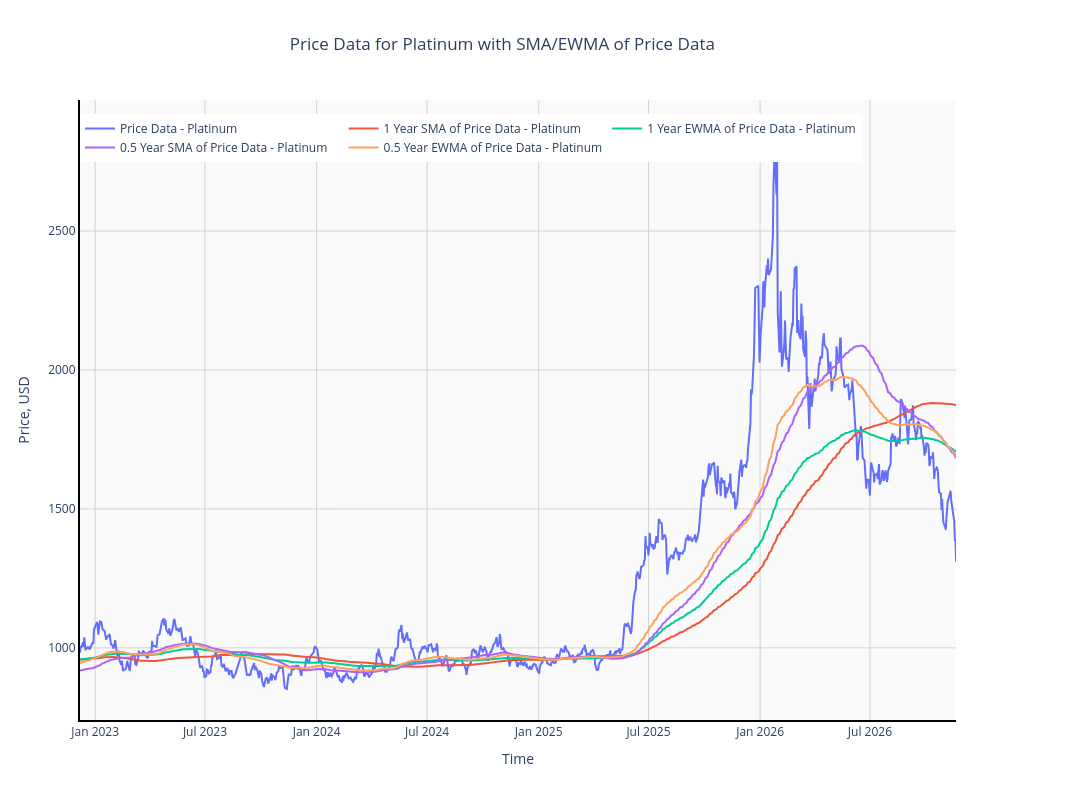

Write notebook code for a chart like this one.
### Markdown cell above
# Price History - Platinum

### Code cell
# PLOT DATA
fig = make_subplots(specs = [[{"secondary_y": True}]])

fig.add_trace(
    go.Scatter(
        x = met3Data.index[-dataRang:], 
        y = met3Data['price'][-dataRang:], 
        name = 'Price Data - Platinum'
    ), 
    secondary_y = False
)

fig.add_trace(
    go.Scatter(
        x = met3Data.index[-dataRang:], 
        y = met3Data['1year_price_sma'][-dataRang:], 
        name = '1 Year SMA of Price Data - Platinum'
    ), 
    secondary_y = False
)

fig.add_trace(
    go.Scatter(
        x = met3Data.index[-dataRang:], 
        y = met3Data['1year_price_ewma'][-dataRang:], 
        name = '1 Year EWMA of Price Data - Platinum'
    ), 
    secondary_y = False
)

fig.add_trace(
    go.Scatter(
        x = met3Data.index[-dataRang:], 
        y = met3Data['0.5year_price_sma'][-dataRang:], 
        name = '0.5 Year SMA of Price Data - Platinum'
    ), 
    secondary_y = False
)

fig.add_trace(
    go.Scatter(
        x = met3Data.index[-dataRang:], 
        y = met3Data['0.5year_price_ewma'][-dataRang:], 
        name = '0.5 Year EWMA of Price Data - Platinum'
    ), 
    secondary_y = False
)

fig.update_layout(
    width = 1600,
    height = 800,
    paper_bgcolor = 'White',
    plot_bgcolor = '#fafafa',
    hovermode = 'closest',
    title_text = 'Price Data for Platinum with SMA/EWMA of Price Data',
    title_x = 0.46,
    xaxis = dict(title = 'Time'),
    yaxis = dict(title = 'Price, USD'),
    showlegend = True,
    legend = dict(orientation = 'h', yanchor = 'bottom', y = 0.9, xanchor = 'left', x = 0.0)
)

fig.update_xaxes(
    showline = True, 
     linewidth = 2, 
     linecolor = 'Black',
     showgrid = True,
     gridwidth = 1,
     gridcolor = 'LightGrey'
)
fig.update_yaxes(
    showline = True, 
    linewidth = 2, 
    linecolor = 'Black',
    showgrid = True,
    gridwidth = 1,
    gridcolor = 'LightGrey'
)

fig.show()

### Figure 1 — Plotly figure (JSON) as saved in the notebook; plotly's stock layout.template omitted (floating-point values rounded to 4 significant figures; data arrays with more than 128 entries replaced by an {"elided": "..."} marker saying what was removed)
{"data": [{"name": "Price Data - Platinum", "type": "scatter", "x": {"elided": "1000 str values"}, "xaxis": "x", "y": {"elided": "1000 float values"}, "yaxis": "y"}, {"name": "1 Year SMA of Price Data - Platinum", "type": "scatter", "x": {"elided": "1000 str values"}, "xaxis": "x", "y": {"elided": "1000 float values"}, "yaxis": "y"}, {"name": "1 Year EWMA of Price Data - Platinum", "type": "scatter", "x": {"elided": "1000 str values"}, "xaxis": "x", "y": {"elided": "1000 float values"}, "yaxis": "y"}, {"name": "0.5 Year SMA of Price Data - Platinum", "type": "scatter", "x": {"elided": "1000 str values"}, "xaxis": "x", "y": {"elided": "1000 float values"}, "yaxis": "y"}, {"name": "0.5 Year EWMA of Price Data - Platinum", "type": "scatter", "x": {"elided": "1000 str values"}, "xaxis": "x", "y": {"elided": "1000 float values"}, "yaxis": "y"}], "layout": {"height": 800, "hovermode": "closest", "legend": {"orientation": "h", "x": 0, "xanchor": "left", "y": 0.9, "yanchor": "bottom"}, "paper_bgcolor": "White", "plot_bgcolor": "#fafafa", "showlegend": true, "title": {"text": "Price Data for Platinum with SMA/EWMA of Price Data", "x": 0.46}, "width": 1600, "xaxis": {"anchor": "y", "domain": [0, 0.94], "gridcolor": "LightGrey", "gridwidth": 1, "linecolor": "Black", "linewidth": 2, "showgrid": true, "showline": true, "title": {"text": "Time"}}, "yaxis": {"anchor": "x", "domain": [0, 1], "gridcolor": "LightGrey", "gridwidth": 1, "linecolor": "Black", "linewidth": 2, "showgrid": true, "showline": true, "title": {"text": "Price, USD"}}, "yaxis2": {"anchor": "x", "gridcolor": "LightGrey", "gridwidth": 1, "linecolor": "Black", "linewidth": 2, "overlaying": "y", "showgrid": true, "showline": true, "side": "right"}}}
